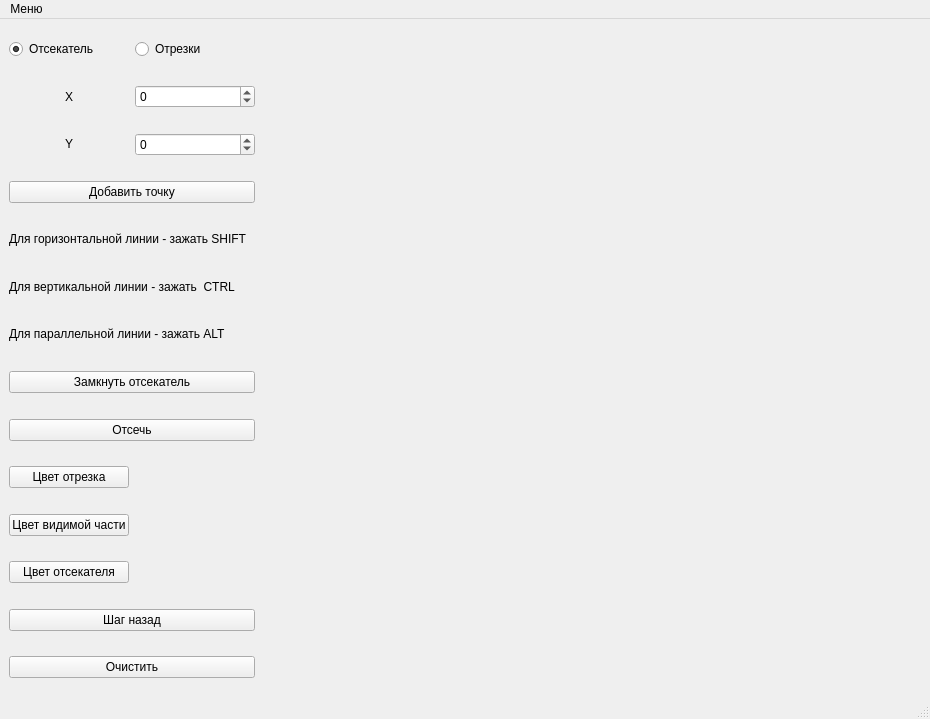
<?xml version="1.0" encoding="UTF-8"?>
<ui version="4.0">
 <class>MainWindow</class>
 <widget class="QMainWindow" name="MainWindow">
  <property name="geometry">
   <rect>
    <x>0</x>
    <y>0</y>
    <width>930</width>
    <height>719</height>
   </rect>
  </property>
  <property name="minimumSize">
   <size>
    <width>930</width>
    <height>719</height>
   </size>
  </property>
  <property name="windowTitle">
   <string>MainWindow</string>
  </property>
  <widget class="QWidget" name="centralwidget">
   <layout class="QVBoxLayout" name="verticalLayout">
    <item>
     <layout class="QGridLayout" name="gridLayout">
      <item row="9" column="1">
       <widget class="color_view" name="seg_col" native="true">
        <property name="maximumSize">
         <size>
          <width>120</width>
          <height>20</height>
         </size>
        </property>
       </widget>
      </item>
      <item row="2" column="1">
       <widget class="QSpinBox" name="pointY">
        <property name="maximumSize">
         <size>
          <width>120</width>
          <height>16777215</height>
         </size>
        </property>
        <property name="minimum">
         <number>-2000</number>
        </property>
        <property name="maximum">
         <number>2000</number>
        </property>
       </widget>
      </item>
      <item row="3" column="0" colspan="2">
       <widget class="QPushButton" name="addPointButton">
        <property name="maximumSize">
         <size>
          <width>250</width>
          <height>16777215</height>
         </size>
        </property>
        <property name="text">
         <string>Добавить точку</string>
        </property>
       </widget>
      </item>
      <item row="8" column="0" colspan="2">
       <widget class="QPushButton" name="cutButton">
        <property name="maximumSize">
         <size>
          <width>250</width>
          <height>16777215</height>
         </size>
        </property>
        <property name="text">
         <string>Отсечь</string>
        </property>
       </widget>
      </item>
      <item row="0" column="1">
       <widget class="QRadioButton" name="segRadioButton">
        <property name="maximumSize">
         <size>
          <width>120</width>
          <height>16777215</height>
         </size>
        </property>
        <property name="text">
         <string>Отрезки</string>
        </property>
       </widget>
      </item>
      <item row="11" column="1">
       <widget class="color_view" name="cut_col" native="true">
        <property name="maximumSize">
         <size>
          <width>120</width>
          <height>20</height>
         </size>
        </property>
       </widget>
      </item>
      <item row="1" column="1">
       <widget class="QSpinBox" name="pointX">
        <property name="maximumSize">
         <size>
          <width>120</width>
          <height>16777215</height>
         </size>
        </property>
        <property name="minimum">
         <number>-2000</number>
        </property>
        <property name="maximum">
         <number>2000</number>
        </property>
       </widget>
      </item>
      <item row="10" column="0">
       <widget class="QPushButton" name="vis_part_col_Button">
        <property name="maximumSize">
         <size>
          <width>120</width>
          <height>16777215</height>
         </size>
        </property>
        <property name="text">
         <string>Цвет видимой части</string>
        </property>
       </widget>
      </item>
      <item row="4" column="0" colspan="2">
       <widget class="QLabel" name="label">
        <property name="maximumSize">
         <size>
          <width>250</width>
          <height>30</height>
         </size>
        </property>
        <property name="text">
         <string>Для горизонтальной линии - зажать SHIFT</string>
        </property>
       </widget>
      </item>
      <item row="7" column="0" colspan="2">
       <widget class="QPushButton" name="closeButton">
        <property name="maximumSize">
         <size>
          <width>250</width>
          <height>16777215</height>
         </size>
        </property>
        <property name="text">
         <string>Замкнуть отсекатель</string>
        </property>
       </widget>
      </item>
      <item row="10" column="1">
       <widget class="color_view" name="vis_part_col" native="true">
        <property name="maximumSize">
         <size>
          <width>120</width>
          <height>20</height>
         </size>
        </property>
       </widget>
      </item>
      <item row="5" column="0" colspan="2">
       <widget class="QLabel" name="label_2">
        <property name="maximumSize">
         <size>
          <width>250</width>
          <height>30</height>
         </size>
        </property>
        <property name="text">
         <string>Для вертикальной линии - зажать  CTRL</string>
        </property>
       </widget>
      </item>
      <item row="0" column="0">
       <widget class="QRadioButton" name="clipperRadioButton">
        <property name="maximumSize">
         <size>
          <width>120</width>
          <height>16777215</height>
         </size>
        </property>
        <property name="tabletTracking">
         <bool>false</bool>
        </property>
        <property name="text">
         <string>Отсекатель</string>
        </property>
        <property name="checkable">
         <bool>true</bool>
        </property>
        <property name="checked">
         <bool>true</bool>
        </property>
       </widget>
      </item>
      <item row="0" column="2" rowspan="14">
       <widget class="Canvas" name="canvas" native="true">
        <property name="minimumSize">
         <size>
          <width>0</width>
          <height>750</height>
         </size>
        </property>
       </widget>
      </item>
      <item row="12" column="0" colspan="2">
       <widget class="QPushButton" name="undoButton">
        <property name="enabled">
         <bool>true</bool>
        </property>
        <property name="maximumSize">
         <size>
          <width>250</width>
          <height>16777215</height>
         </size>
        </property>
        <property name="text">
         <string>Шаг назад</string>
        </property>
       </widget>
      </item>
      <item row="2" column="0">
       <widget class="QLabel" name="label_4">
        <property name="maximumSize">
         <size>
          <width>120</width>
          <height>16777215</height>
         </size>
        </property>
        <property name="text">
         <string>&lt;html&gt;&lt;head/&gt;&lt;body&gt;&lt;p align=&quot;center&quot;&gt;Y&lt;/p&gt;&lt;/body&gt;&lt;/html&gt;</string>
        </property>
       </widget>
      </item>
      <item row="9" column="0">
       <widget class="QPushButton" name="seg_col_Button">
        <property name="maximumSize">
         <size>
          <width>120</width>
          <height>16777215</height>
         </size>
        </property>
        <property name="text">
         <string>Цвет отрезка</string>
        </property>
       </widget>
      </item>
      <item row="11" column="0">
       <widget class="QPushButton" name="cut_col_Button">
        <property name="maximumSize">
         <size>
          <width>120</width>
          <height>16777215</height>
         </size>
        </property>
        <property name="text">
         <string>Цвет отсекателя</string>
        </property>
       </widget>
      </item>
      <item row="13" column="0" colspan="2">
       <widget class="QPushButton" name="clearButton">
        <property name="maximumSize">
         <size>
          <width>250</width>
          <height>16777215</height>
         </size>
        </property>
        <property name="text">
         <string>Очистить</string>
        </property>
       </widget>
      </item>
      <item row="1" column="0">
       <widget class="QLabel" name="label_3">
        <property name="maximumSize">
         <size>
          <width>120</width>
          <height>16777215</height>
         </size>
        </property>
        <property name="text">
         <string>&lt;html&gt;&lt;head/&gt;&lt;body&gt;&lt;p align=&quot;center&quot;&gt;X&lt;/p&gt;&lt;/body&gt;&lt;/html&gt;</string>
        </property>
       </widget>
      </item>
      <item row="6" column="0" colspan="2">
       <widget class="QLabel" name="label_5">
        <property name="maximumSize">
         <size>
          <width>250</width>
          <height>30</height>
         </size>
        </property>
        <property name="text">
         <string>Для параллельной линии - зажать ALT</string>
        </property>
       </widget>
      </item>
     </layout>
    </item>
   </layout>
  </widget>
  <widget class="QMenuBar" name="menubar">
   <property name="geometry">
    <rect>
     <x>0</x>
     <y>0</y>
     <width>930</width>
     <height>21</height>
    </rect>
   </property>
   <widget class="QMenu" name="menu">
    <property name="title">
     <string>Меню</string>
    </property>
    <addaction name="progInfo"/>
    <addaction name="authorInfo"/>
    <addaction name="separator"/>
    <addaction name="exit"/>
   </widget>
   <addaction name="menu"/>
  </widget>
  <widget class="QStatusBar" name="statusbar"/>
  <action name="progInfo">
   <property name="text">
    <string>О программе</string>
   </property>
  </action>
  <action name="authorInfo">
   <property name="text">
    <string>Об авторе</string>
   </property>
  </action>
  <action name="exit">
   <property name="text">
    <string>Выход из программы</string>
   </property>
  </action>
 </widget>
 <customwidgets>
  <customwidget>
   <class>color_view</class>
   <extends>QWidget</extends>
   <header>color_view.h</header>
   <container>1</container>
  </customwidget>
  <customwidget>
   <class>Canvas</class>
   <extends>QWidget</extends>
   <header>canvas.h</header>
   <container>1</container>
  </customwidget>
 </customwidgets>
 <resources/>
 <connections/>
</ui>
